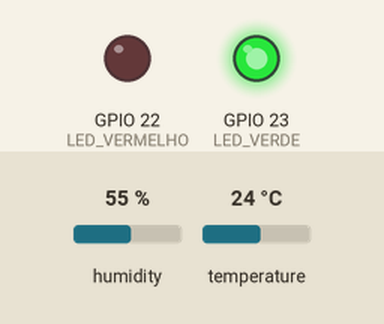
Recording of a sketch running on a simulated ESP32. Shown: output pins drawn as LEDs (lit = HIGH). The inputs (shaded band) are chosen by the test bench; at power-on: temperature 24 °C, humidity 55 %. WiFi joins after 1.5 s; servers stay silent unless stated; what the sketch prints to the serial monitor is not drawn.

Above: at 2.7 s.
2.8 s: temperature set to 28 °C
6.0 s: temperature set to 31 °C
At 7.7 s:
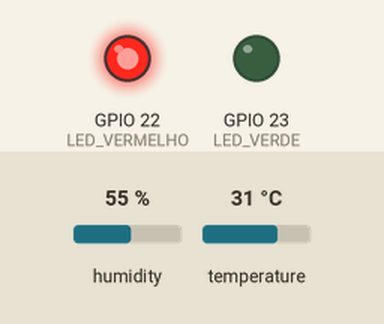
9.2 s: temperature set to 12 °C
At 12.2 s:
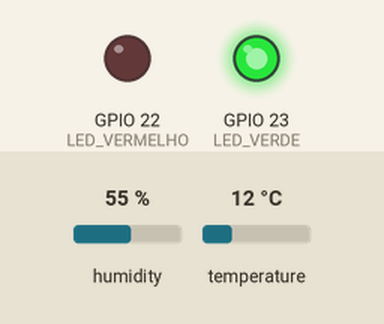
12.8 s: temperature set to 33 °C
At 15.0 s:
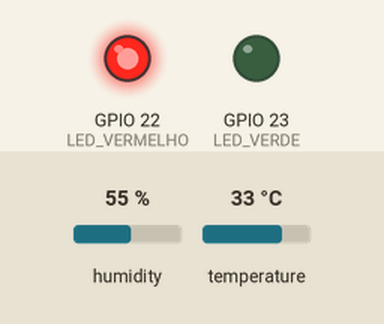
Timing chart, 0 to 16.5 s (numbered marks = the images above; inputs shaded):
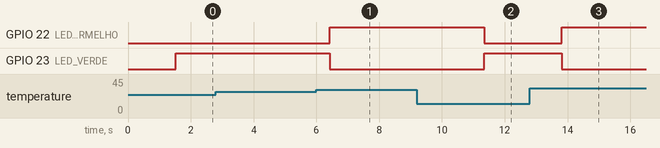

The sketch:

codigo.ino
```cpp
#include <WiFi.h>
#include <Firebase_ESP_Client.h>
#include "DHTesp.h"

// Credenciais Wi-Fi
const char* ssid = "Redmi Note 10";
const char* password = "nicholee8914000";

// Credenciais do Firebase
#define API_KEY "AIzaSyCiLX81O5YZVrhrkzRr8jgephcNFbbgAGY"
#define DATABASE_URL "https://monitortemp-2b4ff-default-rtdb.firebaseio.com/"  // use a URL do seu projeto

// Objeto Firebase
FirebaseData fbdo;
FirebaseAuth auth;
FirebaseConfig config;

// Sensor DHT
DHTesp dht;
const int DHT_PIN = 18;  // GPIO14

// LEDs
const int LED_VERDE = 23;  // GPIO26
const int LED_VERMELHO = 22; // GPIO27

void setup() {
  Serial.begin(115200);

  pinMode(LED_VERDE, OUTPUT);
  pinMode(LED_VERMELHO, OUTPUT);

  dht.setup(DHT_PIN, DHTesp::DHT11);

  WiFi.begin(ssid, password);
  Serial.print("Conectando ao Wi-Fi");
  while (WiFi.status() != WL_CONNECTED) {
    delay(500);
    Serial.print(".");
  }
  Serial.println("\nConectado ao Wi-Fi");

  // Configuração do Firebase
  config.api_key = API_KEY;
  config.database_url = DATABASE_URL;

  Firebase.begin(&config, &auth);
  Firebase.reconnectWiFi(true);
}

void loop() {
  TempAndHumidity data = dht.getTempAndHumidity();
  float temperatura = data.temperature;
  float umidade = data.humidity;

  Serial.print("Temperatura: ");
  Serial.print(temperatura);
  Serial.print(" °C  | Umidade: ");
  Serial.print(umidade);
  Serial.println(" %");

  // Controle dos LEDs com base na temperatura
  if (temperatura < 30.0) {
    digitalWrite(LED_VERDE, HIGH);
    digitalWrite(LED_VERMELHO, LOW);
  } else {
    digitalWrite(LED_VERDE, LOW);
    digitalWrite(LED_VERMELHO, HIGH);
  }

  // Enviando dados ao Firebase
  if (Firebase.ready()) {
    Firebase.RTDB.setFloat(&fbdo, "/sensor/temperatura", temperatura);
    Firebase.RTDB.setFloat(&fbdo, "/sensor/umidade", umidade);
    Firebase.RTDB.setString(&fbdo, "/sensor/statusLED", temperatura < 30.0 ? "verde" : "vermelho");
  }

  delay(2000);  // espera 2 segundos entre as leituras
}
```

Measured:
- the behaviour switches between 29 and 30 °C on temperature (found by bisection; images 0 and 1)
- after the input at 2.8 s, every drawn part: stays the same
- after the input at 6.0 s, GPIO 22 (LED_VERMELHO): LOW → HIGH after 0.43 s; GPIO 23 (LED_VERDE): HIGH → LOW after 0.43 s
- after the input at 9.2 s, GPIO 22 (LED_VERMELHO): HIGH → LOW after 2.2 s; GPIO 23 (LED_VERDE): LOW → HIGH after 2.2 s
- after the input at 12.8 s, GPIO 22 (LED_VERMELHO): LOW → HIGH after 1.0 s; GPIO 23 (LED_VERDE): HIGH → LOW after 1.0 s
